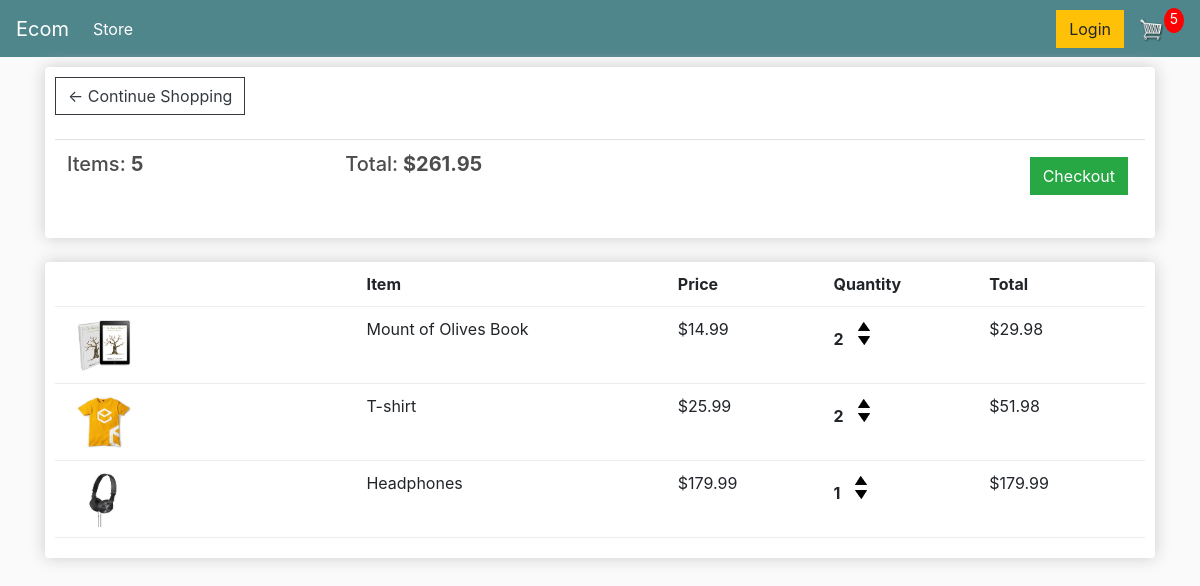
The app's page /cart/ (signed in), older data.
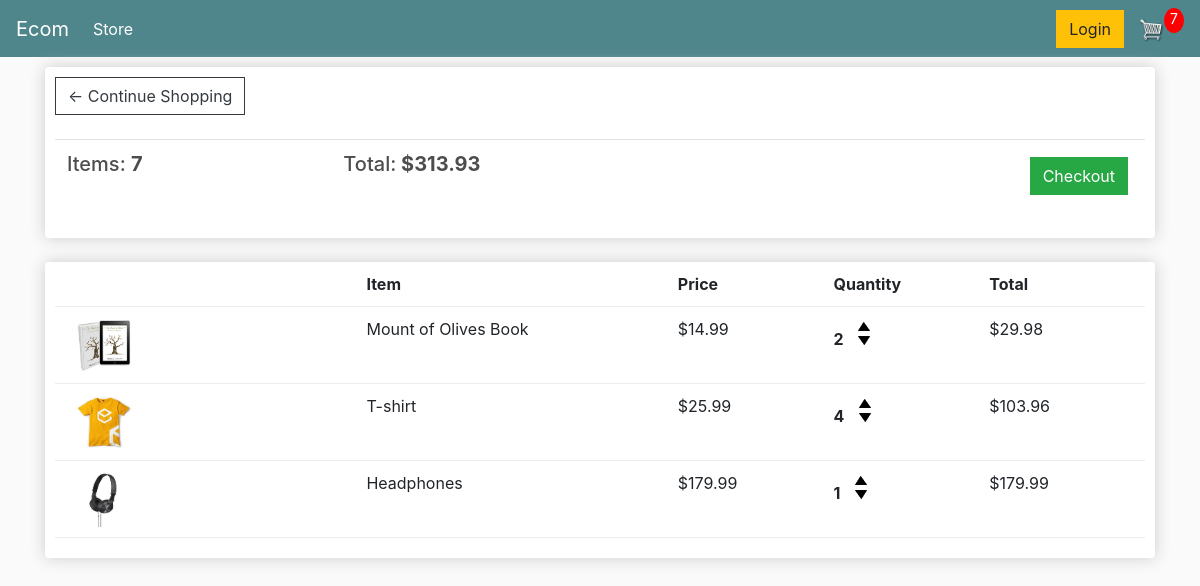
The same page, newer data.
### store/models.py (models this page shows, shortened)
class Order(models.Model):
    customer = models.ForeignKey(Customer, on_delete=models.CASCADE, blank=True, null=True)
    date_created = models.DateTimeField(auto_now_add=True)
    completed = models.BooleanField(default=False, null=True, blank=False)
    transaction_id = models.CharField(max_length=200)
    @property
    def get_cart_total(self):
        order_items = self.orderitem_set.all()
        total = sum([item.get_total for item in order_items])
        return total
    @property
    def get_cart_items(self):
        order_items = self.orderitem_set.all()
        total = sum([item.quantity for item in order_items])
        return total

class OrderItem(models.Model):
    product = models.ForeignKey(Product, on_delete=models.CASCADE, blank=True, null=True)
    order = models.ForeignKey(Order, on_delete=models.CASCADE, blank=True, null=True)
    quantity = models.IntegerField(default=0, null=True, blank=True)
    date_added = models.DateTimeField(auto_now_add=True)
    @property
    def get_total(self):
        total = self.quantity * self.product.price
        return total

class Product(models.Model):
    name = models.CharField(max_length=200, null=True)
    price = models.FloatField()
    digital = models.BooleanField(default=False, null=True, blank=False)
    image = models.ImageField(blank=True, null=True)
    @property
    def imageURL(self):
        try:
            url = self.image.url
        except:
            url = ''
        return url

### store/views.py (the view)
# urls.py: path('cart/', views.cart, name='cart'),
def cart(request):
    if request.user.is_authenticated:
        customer = request.user.customer
        order, created = Order.objects.get_or_create(customer=customer, completed=False)
        items = order.orderitem_set.all()
        cartItems = order.get_cart_items
    else:
        items = []
        order = {'get_cart_total': 0, 'get_cart_items': 0, 'shipping': False}
        cartItems = order.get_cart_items
    context = {'items': items, 'order': order, 'cartItems': cartItems}
    return render(request, 'store/cart.html', context)

### store/templates/store/cart.html
{% extends 'store/main.html' %}
{% load static %}
{% block content %}
    <div class="row">
        <div class="col-lg-12">
            <div class="box-element">
                <a class="btn btn-outline-dark" href="{% url 'store' %}">&#x2190; Continue Shopping</a>
                <br>
                <br>
                <table class="table">
                    <tr>
                        <th><h5>Items: <strong>{{ order.get_cart_items }}</strong></h5></th>
                        <th><h5>Total:<strong> ${{ order.get_cart_total | floatformat:2 }}</strong></h5></th>
                        <th>
                            <a style="float:right; margin:5px;" class="btn btn-success" href="{% url 'checkout' %}">Checkout</a>
                        </th>
                    </tr>
                </table>
            </div>
            <br>
            <div class="box-element">
                <div class="cart-row">
                    <div style="flex:2"></div>
                    <div style="flex:2"><strong>Item</strong></div>
                    <div style="flex:1"><strong>Price</strong></div>
                    <div style="flex:1"><strong>Quantity</strong></div>
                    <div style="flex:1"><strong>Total</strong></div>
                </div>
                {% for item in items %}
                    <div class="cart-row">
                        <div style="flex:2"><img class="row-image" src="{{ item.product.imageURL }}"></div>
                        <div style="flex:2"><p>{{ item.product.name }}</p></div>
                        <div style="flex:1"><p>${{ item.product.price | floatformat:2 }}</p></div>
                        <div style="flex:1">
                            <p class="quantity">{{ item.quantity }}</p>
                            <div class="quantity">
                                <img data-product={{ item.product.id }} data-action="add"
                                     class="chg-quantity update-cart" src="{% static  'images/arrow-up.png' %}">
                                <img data-product={{ item.product.id }} data-action='remove'
                                     class="chg-quantity update-cart" src="{% static  'images/arrow-down.png' %}">
                            </div>
                        </div>
                        <div style="flex:1"><p>${{ item.get_total }}</p></div>
                    </div>
                {% endfor %}
            </div>
        </div>
    </div>
{% endblock content %}

Row changes from the older to the newer data that the page shows:
changed through a linked row, Order: get_cart_items "5" → "7"; get_cart_total "261.95" → "313.93"
changed OrderItem "T-shirt": quantity "2" → "4"; get_total "51.98" → "103.96"
Text that changed along with them:
{{ cartItems }}: "5" → "7"
